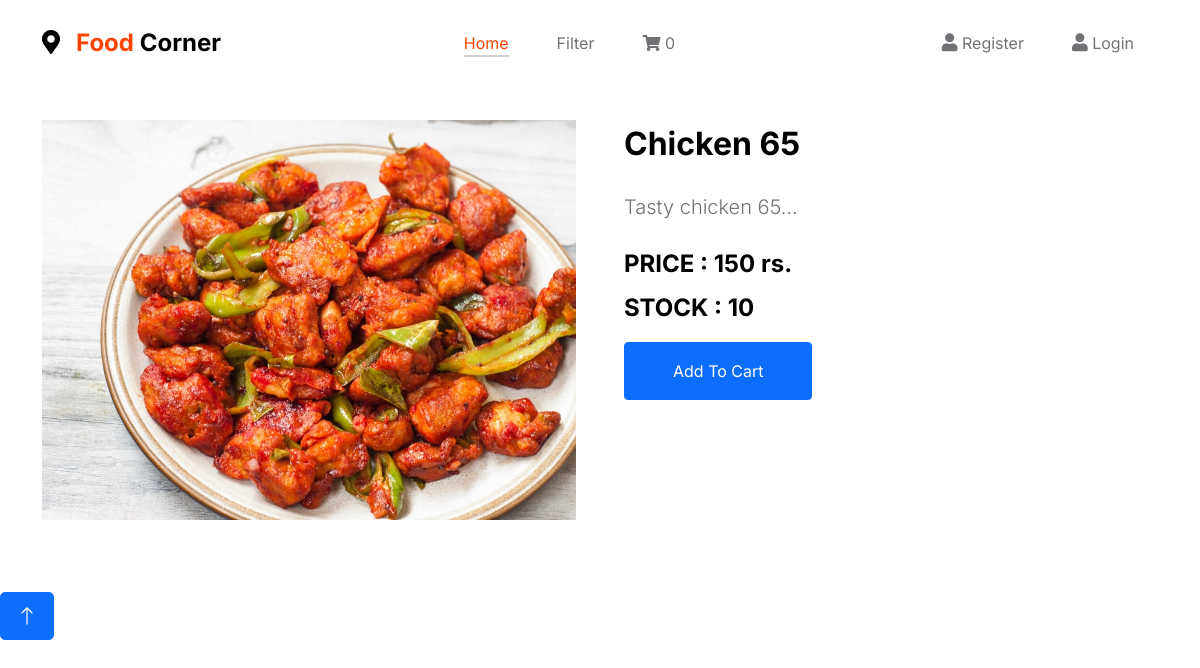
Screenshot of /non-vegetarian-food/chicken-65 with the database file from the repository.
### shop/models.py (models this page shows, shortened)
class product(models.Model):
    img = models.ImageField(upload_to='product')
    name = models.CharField(max_length=100, unique=True)
    slug = models.SlugField(max_length=100, unique=True)
    desc = models.TextField(max_length=250)
    stock = models.IntegerField()
    available = models.BooleanField()
    price = models.IntegerField()
    category = models.ForeignKey(categ, on_delete=models.CASCADE)

### shop/views.py (the view)
# urls.py: path('<slug:c_slug>/<slug:p_slug>', views.prod, name='pro'),
def prod(request, c_slug, p_slug):
    try:
        pr = product.objects.get(category__slug=c_slug, slug=p_slug)
    except 'exception ' as e:
        raise e
    return render(request, "product.html", {'ob': pr})

### cart/context_processor.py (called while the page is built)
def count(request):
    item_count = 0
    if 'admin' in request.path:
        return {}
    else:
        try:
            ct = cartlist.objects.filter(cart_id=c_id(request))
            cti = cart_items.objects.all().filter(cart=ct[:1])
            for c in cti:
                item_count += c.quan
        except cartlist.DoesNotExist:
            item_count = 0
        return dict(itc=item_count)

### cart/views.py (called while the page is built)
def c_id(request):
    ct_id = request.session.session_key
    if not ct_id:
        ct_id = request.session.create()
    return ct_id

### templates/product.html (shortened to what this page needs)
{% extends 'base.html' %}
{% load static %}
{% block content %}
    <div class="container-fluid-xxl py-5">
        <div class="container">
            <div class="row g-5 my-4">
                <div class="col-lg-6 wow fadeInUp" data-wow-delay="0.1s" style="min-height: 400px;">
                    <div class="position-relative h-100">
                        <img class="img-fluid position-absolute w-100 h-100" src="{{ob.img.url}}" alt="" style="object-fit: cover;">
                    </div>
                </div>
                <div class="col-lg-6 wow fadeInUp" data-wow-delay="0.3s">
                    <h4 class="mb-4">{{ob.name}}</h4>
                    <p class="mb-4">{{ob.desc}}</p>
                    <h5>PRICE : {{ob.price}} rs.</h5>
                    <h5>STOCK : {{ob.stock}}</h5>
                    <a class="btn btn-primary py-3 px-5 mt-2" href="{% url 'add' ob.id %}">Add To Cart</a>
                </div>
            </div>
        </div>
    </div>
    <a href="#" class="btn btn-lg btn-primary btn-lg-square back-to-top"><i class="bi bi-arrow-up"></i></a>
{% endblock %}

### static/base/css/tooplate-little-fashion.css (style rules this page uses)
:root { --white-color: #FFFFFF; --primary-color: #FF4400; --section-bg-color: #f0f8ff; --dark-color: #000000; --grey-color: #d0d1d1; --p-color: #717275; --body-font-family: 'Inter', sans-serif; --h5-font-size: 24px; --p-font-size: 20px; --copyright-text-font-size: 16px; --product-link-font-size: 14px; --custom-link-font-size: 12px; --font-weight-thin: 100; --font-weight-light: 300; --font-weight-normal: 400; --font-weight-bold: 700; --font-weight-black: 900; }
body, html { height: 100%; }
html { scroll-behavior: smooth; }
body { background: var(--white-color); font-family: var(--body-font-family); position: relative; }
h2, h3, h4, h5, h6 { color: var(--dark-color); line-height: inherit; }
h1, h2, h3, h4, h5, h6 { font-weight: var(--font-weight-bold); }
h4 { font-size: 32px; }
h5 { font-size: 24px; }
p { color: var(--p-color); font-size: var(--p-font-size); font-weight: var(--font-weight-light); }
a, button { touch-action: manipulation; transition: all 0.3s; }
a { color: var(--p-color); text-decoration: none; }

### rows the page displays
product: img (picture), name "Chicken 65", desc "Tasty chicken 65...", price "150", stock "10"

### other values shown
{{ itc }} "0"
